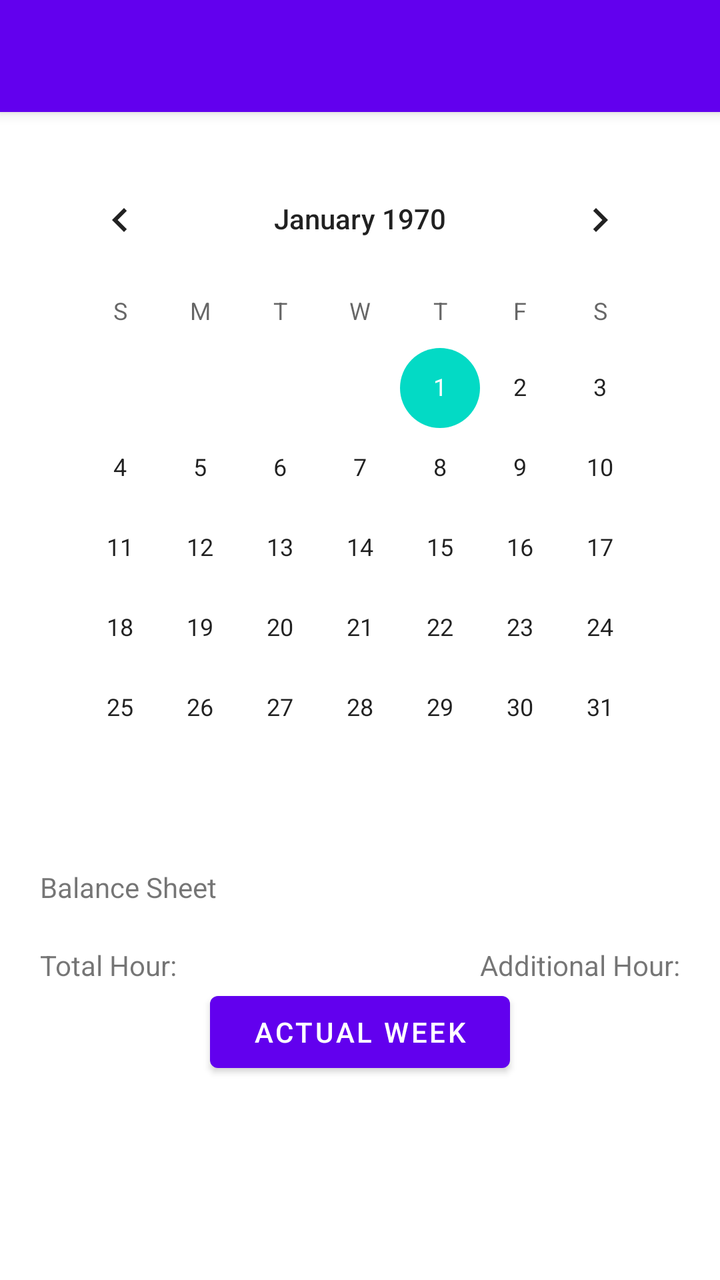
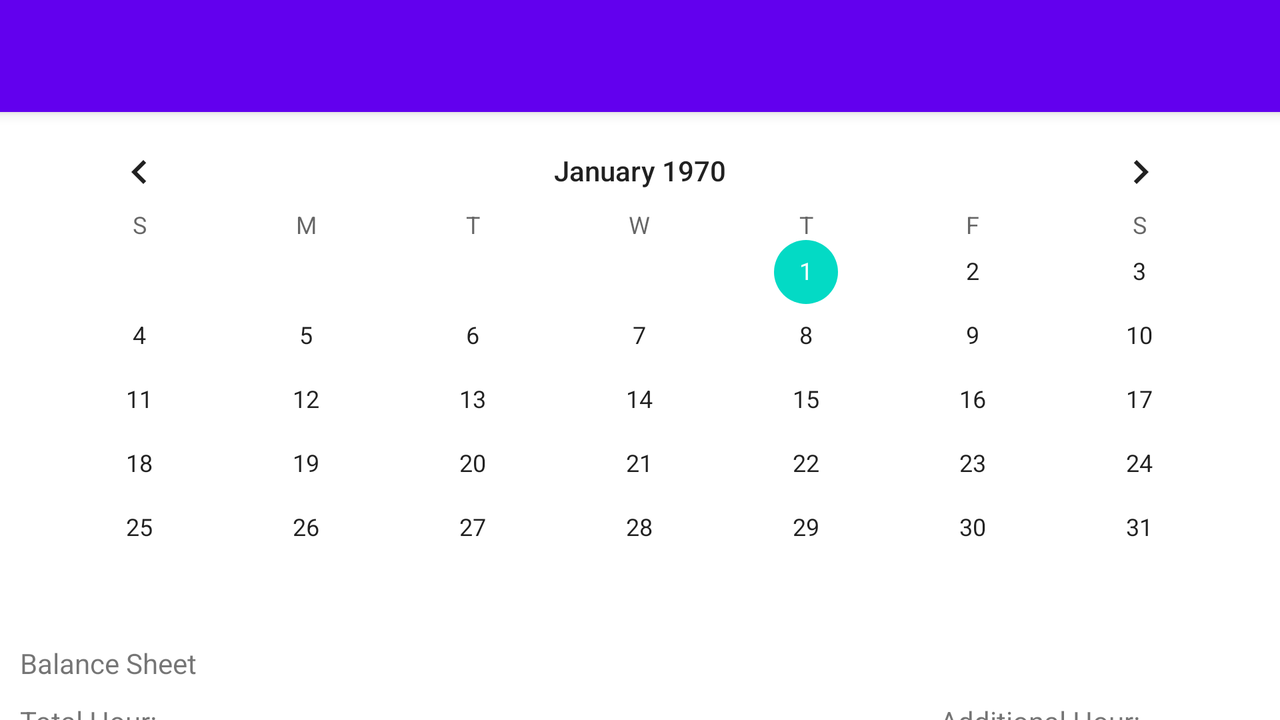

Two renders of one Android screen. The first uses the default layout on a phone; the second uses the alternative layout the repository ships for a different screen configuration, on a matching device. The two XML files are below.
<!-- AndroidManifest.xml: application theme Theme.Calculheure -->
<!-- res/layout/activity_month.xml -->
<?xml version="1.0" encoding="utf-8"?>
<RelativeLayout xmlns:android="http://schemas.android.com/apk/res/android"
    xmlns:app="http://schemas.android.com/apk/res-auto"
    xmlns:tools="http://schemas.android.com/tools"
    android:layout_width="match_parent"
    android:layout_height="match_parent"
    tools:context=".view.MonthActivity">

    <androidx.appcompat.widget.Toolbar
        android:id="@+id/month_toolbar"
        android:layout_width="match_parent"
        android:layout_height="?attr/actionBarSize"
        android:background="?attr/colorPrimary"
        android:elevation="4dp"
        android:theme="@style/ThemeOverlay.AppCompat.Dark.ActionBar"
        app:popupTheme="@style/ThemeOverlay.AppCompat.Light"
        />

    <CalendarView
        android:id="@+id/month_calendar"
        android:layout_width="match_parent"
        android:layout_height="wrap_content"
        android:layout_margin="20dp"
        android:layout_below="@id/month_toolbar"
        />

    <TextView
        android:id="@+id/month_result"
        android:layout_width="100dp"
        android:layout_height="wrap_content"
        android:text="@string/month_result"
        android:layout_below="@id/month_calendar"
        android:layout_marginHorizontal="20dp"
        />

    <TextView
        android:id="@+id/month_total"
        android:layout_width="100dp"
        android:layout_height="wrap_content"
        android:text="@string/month_total"
        android:layout_below="@id/month_result"
        android:layout_margin="20dp"
        />

    <TextView
        android:id="@+id/month_additional_hour"
        android:layout_width="100dp"
        android:layout_height="wrap_content"
        android:text="@string/month_additional"
        android:layout_below="@id/month_result"
        android:layout_alignParentEnd="true"
        android:layout_margin="20dp"
        />

    <Button
        android:id="@+id/month_week_button"
        android:layout_width="150dp"
        android:layout_height="wrap_content"
        android:layout_alignParentBottom="true"
        android:layout_centerHorizontal="true"
        android:layout_marginBottom="100dp"
        android:text="@string/month_button"
        />

</RelativeLayout>
<!-- resources referenced by this layout -->
<resources>
  <string name="month_additional">Additional Hour:</string>
  <string name="month_button">Actual Week</string>
  <string name="month_result">Balance Sheet</string>
  <string name="month_total">Total Hour:</string>
  <style name="Theme.Calculheure" parent="Theme.MaterialComponents.DayNight.DarkActionBar">
          
          <item name="colorPrimary">@color/purple_500</item>
          <item name="colorPrimaryVariant">@color/purple_700</item>
          <item name="colorOnPrimary">@color/white</item>
          
          <item name="colorSecondary">@color/teal_200</item>
          <item name="colorSecondaryVariant">@color/teal_700</item>
          <item name="colorOnSecondary">@color/black</item>
          
          <item name="android:statusBarColor" tools:targetApi="l">?attr/colorPrimaryVariant</item>
          
      </style>
</resources>
<!-- res/layout-land/activity_month.xml (the repository's variant of the layout above) -->
<!-- drawn on the phone turned sideways -->
<?xml version="1.0" encoding="utf-8"?>
<RelativeLayout xmlns:android="http://schemas.android.com/apk/res/android"
    android:layout_width="match_parent"
    android:layout_height="match_parent"
    xmlns:app="http://schemas.android.com/apk/res-auto">

    <androidx.appcompat.widget.Toolbar
        android:id="@+id/month_toolbar"
        android:layout_width="match_parent"
        android:layout_height="?attr/actionBarSize"
        android:background="?attr/colorPrimary"
        android:elevation="4dp"
        android:theme="@style/ThemeOverlay.AppCompat.Dark.ActionBar"
        app:popupTheme="@style/ThemeOverlay.AppCompat.Light"
        />

    <CalendarView
        android:id="@+id/month_calendar"
        android:layout_width="match_parent"
        android:layout_height="wrap_content"
        android:layout_below="@id/month_toolbar"
        android:layout_margin="10dp"
        />

    <TextView
        android:id="@+id/month_text"
        android:layout_width="wrap_content"
        android:layout_height="wrap_content"
        android:text="@string/month_result"
        android:layout_below="@id/month_calendar"
        android:layout_marginStart="10dp"
        />

    <TextView
        android:id="@+id/month_total"
        android:layout_width="wrap_content"
        android:layout_height="wrap_content"
        android:text="@string/month_total"
        android:layout_below="@id/month_text"
        android:layout_marginTop="10dp"
        android:layout_marginStart="10dp"
        />

    <TextView
        android:id="@+id/month_additional_hour"
        android:layout_width="wrap_content"
        android:layout_height="wrap_content"
        android:text="@string/month_additional"
        android:layout_alignParentEnd="true"
        android:layout_below="@id/month_text"
        android:layout_marginEnd="70dp"
        android:layout_marginTop="10dp"
        />

    <Button
        android:id="@+id/month_week_button"
        android:layout_width="wrap_content"
        android:layout_height="wrap_content"
        android:layout_centerHorizontal="true"
        android:layout_below="@id/month_additional_hour"
        android:layout_marginTop="10dp"
        android:text="@string/month_button"
        />

</RelativeLayout>
